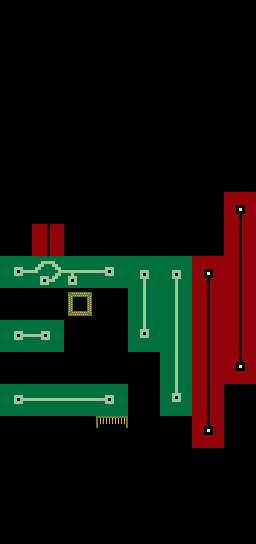

Tiled map render using the project's own tile images. Description and the map definition, with tile-layer contents summarised, below:
An orthogonal 8x17 tile map with 32x32 px tiles, 7 tile layers (floor, playerspawn, levelnumber, wall1, ...), 2 tilesets.

<map version="1.0" orientation="orthogonal" width="8" height="17" tilewidth="32" tileheight="32">
 <tileset firstgid="1" name="Map" tilewidth="32" tileheight="32">
  <image source="../tilesets/tileset.png" width="160" height="160" />
 </tileset>
 <tileset firstgid="26" name="numbers" tilewidth="32" tileheight="32">
  <image source="../fontsets/numbers.png" width="320" height="32" />
 </tileset>
 <layer name="floor" width="8" height="17">
  <properties>
   <property name="solid" value="true" />
  </properties>
  <data>[136 cells, 20 non-empty, 8 distinct tile ids]</data>
 </layer>
 <layer name="playerspawn" width="8" height="17">
  <data>[136 cells, 1 non-empty, 1 distinct tile ids]</data>
 </layer>
 <layer name="levelnumber" width="8" height="17">
  <data>[136 cells, 5 non-empty, 2 distinct tile ids]</data>
 </layer>
 <layer name="wall1" width="8" height="17">
  <properties>
   <property name="dy" value="-2" />
  </properties>
  <data>[136 cells, 6 non-empty, 3 distinct tile ids]</data>
 </layer>
 <layer name="wall2" width="8" height="17">
  <properties>
   <property name="dy" value="-2" />
  </properties>
  <data>[136 cells, 6 non-empty, 3 distinct tile ids]</data>
 </layer>
 <layer name="key" width="8" height="17">
  <data>[136 cells, 1 non-empty, 1 distinct tile ids]</data>
 </layer>
 <layer name="exit" width="8" height="17">
  <data>[136 cells, 1 non-empty, 1 distinct tile ids]</data>
 </layer>
</map>
